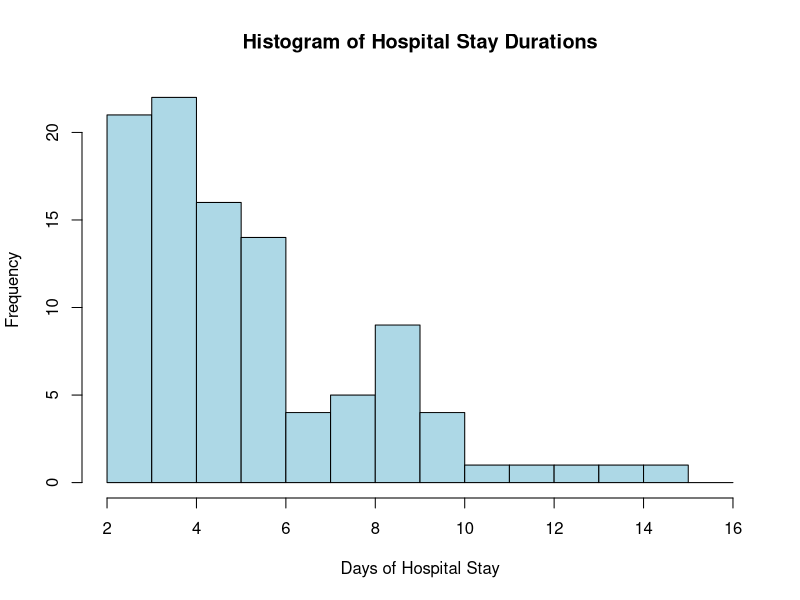

Source code (R):
# Read CSV file into a data frame
data = read.csv("data.csv", header = FALSE)
first_col = data[[1]]
head(first_col)


# Make a histogram of hospital stay durations
hist(first_col,
     breaks = seq(min(first_col),
                  max(first_col) + 1,
                  by = 1),
     main = "Histogram of Hospital Stay Durations",
     xlab = "Days of Hospital Stay",
     ylab = "Frequency",
     col = "lightblue",
     border = "black")


# Compute quartiles and IQR
Q1 <- quantile(first_col, 0.25, na.rm = TRUE)
Q3 <- quantile(first_col, 0.75, na.rm = TRUE)
IQR_value <- IQR(first_col, na.rm = TRUE)

# Define outlier bounds
lower_bound <- Q1 - 1.5 * IQR_value
upper_bound <- Q3 + 1.5 * IQR_value

# Identify outliers
outliers <- first_col[first_col < lower_bound | first_col > upper_bound]

# Print results
cat("Q1:", Q1, "\n")
cat("Q3:", Q3, "\n")
cat("IQR:", IQR_value, "\n")
cat("Lower bound:", lower_bound, "\n")
cat("Upper bound:", upper_bound, "\n")
cat("Outliers detected:", outliers, "\n")


# Summary statistics
mean_val <- mean(first_col, na.rm = TRUE)
median_val <- median(first_col, na.rm = TRUE)
sd_val <- sd(first_col, na.rm = TRUE)
min_val <- min(first_col, na.rm = TRUE)
max_val <- max(first_col, na.rm = TRUE)

cat("\nSummary Statistics:\n")
cat("Mean:", mean_val, "\n")
cat("Median:", median_val, "\n")
cat("Standard Deviation:", sd_val, "\n")
cat("Q1:", Q1, "\n")
cat("Q3:", Q3, "\n")
cat("Minimum:", min_val, "\n")
cat("Maximum:", max_val, "\n")

# Create summary table
summary_table <- data.frame(
  Statistic = c("Mean", "Median", "Standard Deviation", "Q1", "Q3", "Minimum", "Maximum"),
  Value = c(mean_val, median_val, sd_val, Q1, Q3, min_val, max_val)
)

print(summary_table, row.names = FALSE)


# Probabilities based on normal distribution N(5, 3^2)
mean_norm <- 5
sd_norm <- 3

# (a) P(X < 10)
p_less_10 <- pnorm(10, mean = mean_norm, sd = sd_norm)

# (b) P(3 <= X <= 10)
p_between_3_10 <- pnorm(10, mean = mean_norm, sd = sd_norm) - pnorm(3, mean = mean_norm, sd = sd_norm)

cat("\nProbabilities (Normal distribution N(5,3^2)):\n")
cat("Percentage of patients with stays < 10 days:", round(p_less_10 * 100, 2), "%\n")
cat("Percentage of patients with stays between 3 and 10 days:", round(p_between_3_10 * 100, 2), "%\n")


# last question


mu = 5
sigma = 3
n = 35

sigma_clt = 3 / sqrt(35)
z_score = (6 - mu) / sigma_clt

p = pnorm(z_score,lower.tail = FALSE)
cat("The probability of observing a sample with mean > 6 is ", p)
